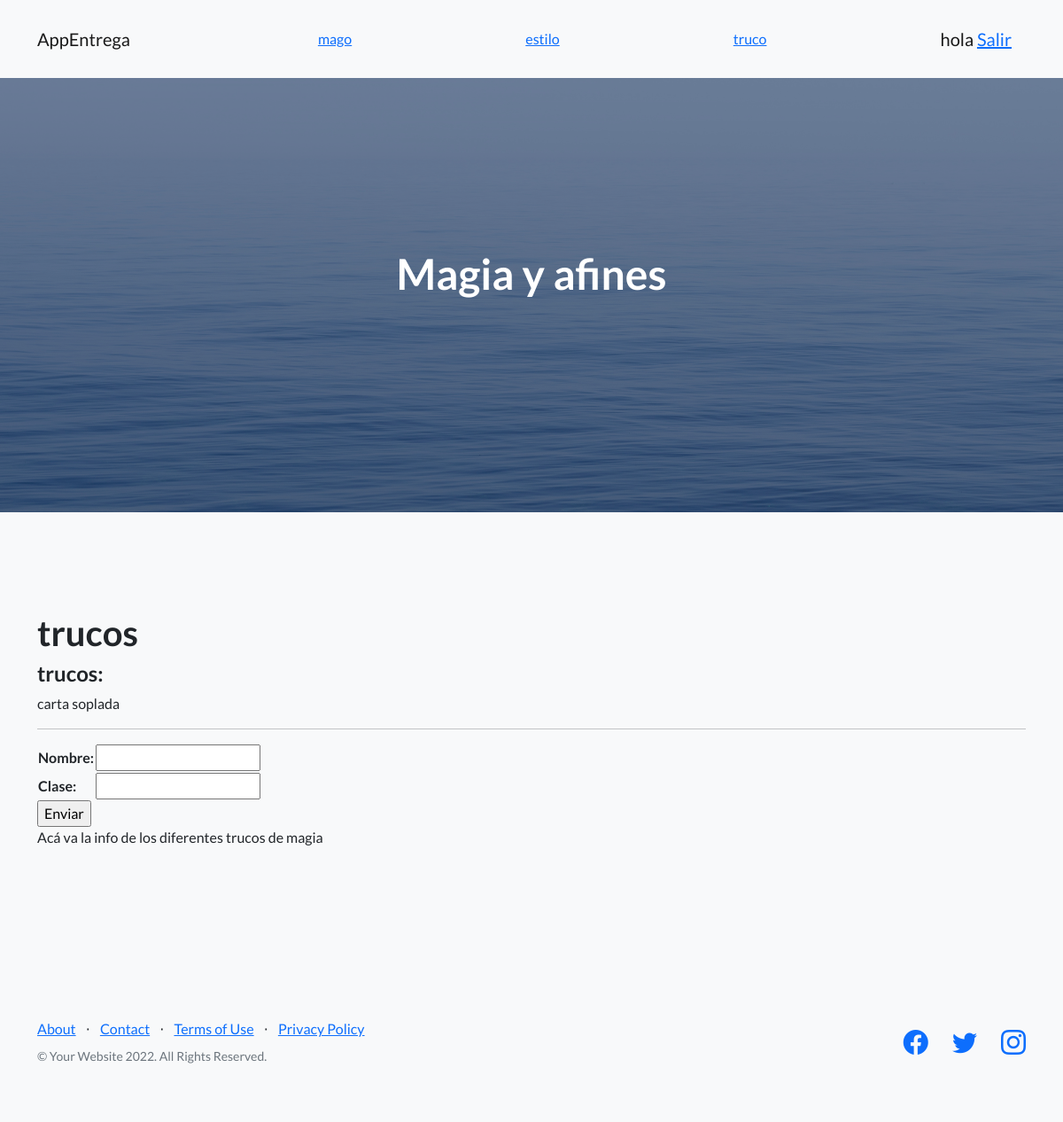
Page /AppEntrega/truco on the earlier database version.
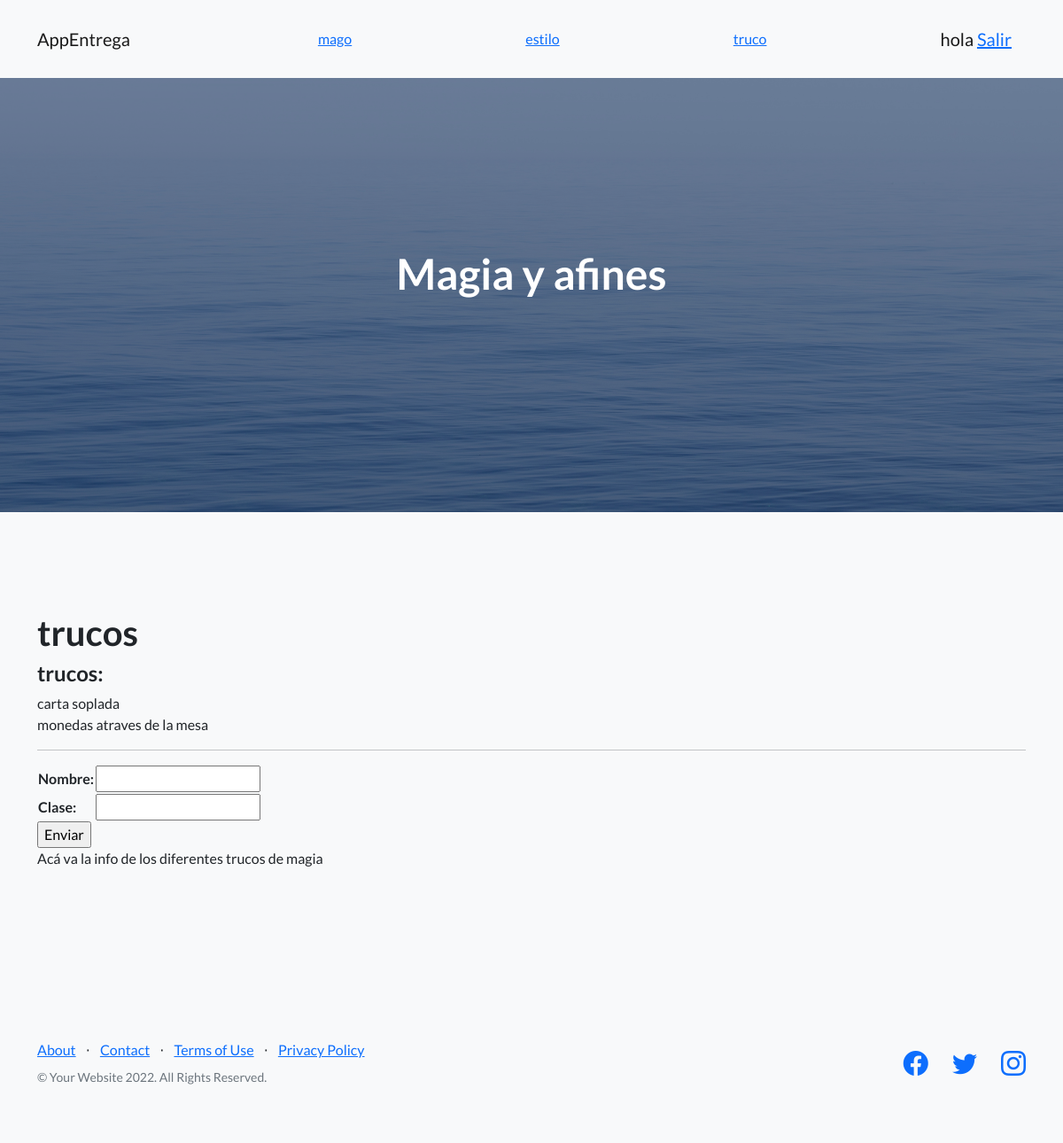
Same page on the later database version.
### AppEntrega/models.py (models this page shows, shortened)
class Truco(models.Model):
    nombre= models.CharField(max_length=40)
    clase= models.CharField(max_length=30)

### AppEntrega/views.py (the view)
# urls.py: path("truco", views.truco,name="truco"),
def truco (request):
    mi_truco=Truco.objects.all()
    if request.method =='POST':
        mi_formulario=TrucoFormulario(request.POST)
        if mi_formulario.is_valid():
            informacion=mi_formulario.cleaned_data
            truco=Truco(nombre=informacion['truco'], clase=informacion['clase'])
            truco.save()
            nuevo_truco={'nombre':informacion['truco']}
            return render(request,'AppEntrega/truco.html', {'formulario_truco':mi_truco,
                                                            'nuevo_truco':nuevo_truco,
                                                            'mi_truco':mi_truco})
    else:
        mi_formulario=TrucoFormulario()
    return render(request, "AppEntrega/truco.html", {'formulario_truco':mi_formulario,'mi_truco':mi_truco})

### AppEntrega/forms.py
class TrucoFormulario(forms.Form):
    nombre= forms.CharField()
    clase= forms.CharField()

### AppEntrega/templates/AppEntrega/truco.html (shortened to what this page needs)
{% extends "AppEntrega/padre.html" %}
{% block contenido %}
<section class="features-icons bg-light">
    <div class="container">
        <div class="row">
            <div class="col-lg-12">
                <h1>trucos</h1>
                <h4>trucos:</h4>
                {% for truco in mi_truco %}
                {{truco.nombre}} <br>
                {% endfor %}
                <hr>
                <form action="{% url 'truco' %}" method="POST">
                    <table>
                        {{formulario_truco.as_table}}
                    </table>
                    <input type="submit" value="Enviar">
                <p>Acá va la info de los diferentes trucos de magia</p>
            </div>
        </div>
    </div>
</section>
{% endblock %}

Differences in the rows shown:
added Truco: nombre "monedas atraves de la mesa"
